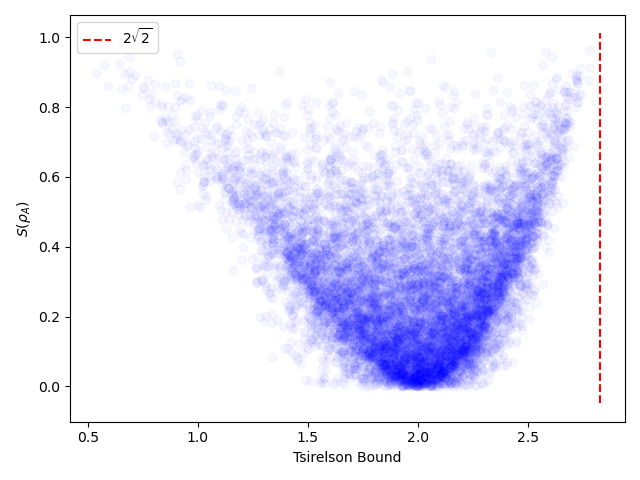

The script that drew this image:
import numpy as np
import matplotlib.pyplot as plt

import numpy as np

def reduced_density_matrices(alpha, beta, gamma, delta):
    rho_A = np.array([[alpha*alpha.conj() + gamma*gamma.conj(), alpha*beta.conj() + gamma*delta.conj()],
                      [beta*alpha.conj() + delta*gamma.conj(), beta*beta.conj() + delta*delta.conj()]])

    rho_B = np.array([[alpha*alpha.conj() + beta*beta.conj(), alpha*gamma.conj() + beta*delta.conj()],
                      [gamma*alpha.conj() + delta*beta.conj(), gamma*gamma.conj() + delta*delta.conj()]])

    return rho_A, rho_B

def entanglement_entropy(rho_A):
    eigenvals = np.linalg.eigvals(rho_A)
    eigenvals = eigenvals[eigenvals > 1e-12]
    S = -np.sum(eigenvals * np.log2(eigenvals))
    return np.real(S)

def generate_random_state():
    tuples = np.random.uniform(size=(4,2))
    norms_squared = np.sum(tuples**2, axis=1)
    norm_factor = np.sqrt(np.sum(norms_squared))
    normalized_tuples = tuples / norm_factor
    state = np.zeros((4,), dtype=np.complex128)
    state[0] = normalized_tuples[0,0] + normalized_tuples[0,1]*1j
    state[1] = normalized_tuples[1,0] + normalized_tuples[1,1]*1j
    state[2] = normalized_tuples[2,0] + normalized_tuples[2,1]*1j
    state[3] = normalized_tuples[3,0] + normalized_tuples[3,1]*1j
    return state

def tsirelson(psi):
    sigma_y = np.array([[0, -1j], [1j, 0]])
    tbound = np.sqrt(4 - 4*psi.conj() @ np.kron(sigma_y, sigma_y) @ psi)
    return np.real(tbound)


nsamples = 10000
samples = np.zeros((nsamples,2))
for n in range(nsamples):
    psi = generate_random_state()
    rho_A, rho_B = reduced_density_matrices(*psi)
    ee = entanglement_entropy(rho_B)
    tbound = tsirelson(psi)
    samples[n,:] = ee,tbound
    
fig, ax = plt.subplots()
ax.scatter(samples[:,1],samples[:,0],color='blue',alpha=0.03)
ymin,ymax = ax.get_ylim()
ax.set_xlabel(r'Tsirelson Bound')
ax.set_ylabel(r'$S(\rho_{A})$')
ax.vlines(2*np.sqrt(2),ymin,ymax,color='red',linestyle='--',label=r'$2\sqrt{2}$')
ax.legend(loc='best')
plt.tight_layout()
plt.show()
